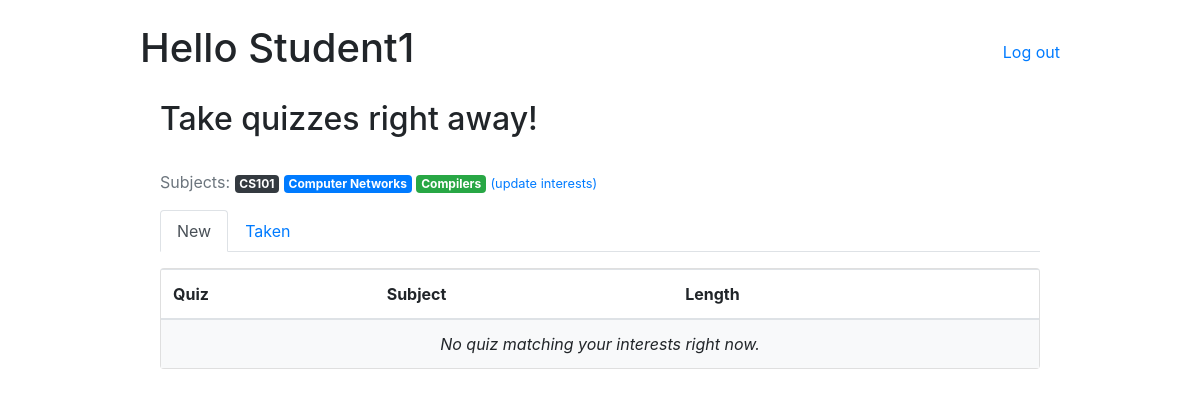
/students/ (signed in), run on the app's committed database.
### Quiz/models.py (models this page shows, shortened)
class User(AbstractUser):
    is_student = models.BooleanField(default=False)
    is_teacher = models.BooleanField(default=False)

class Subject(models.Model):
    name = models.CharField(max_length=30)
    color = models.CharField(max_length=7, default='#007bff')
    def get_html_badge(self):
        name = escape(self.name)
        color = escape(self.color)
        html = '<span class="badge badge-primary" style="background-color: %s">%s</span>' % (color, name)
        return mark_safe(html)

### Quiz/views.py (the view)
# urls.py: path('', views.StudentQuizListView.as_view(), name='quiz_list'),
@method_decorator([login_required, student_required], name='dispatch')
class StudentQuizListView(ListView):
    model = Quiz
    ordering = ('name', )
    context_object_name = 'quizzes'
    template_name = 'students/quiz_list.html'
    def get_queryset(self):
        student = self.request.user.student
        student_interests = student.interests.values_list('pk', flat=True)
        taken_quizzes = student.quizzes.values_list('pk', flat=True)
        queryset = Quiz.objects.filter(subject__in=student_interests) \
            .exclude(pk__in=taken_quizzes) \
            .annotate(questions_count=Count('questions')) \
            .filter(questions_count__gt=0)
        return queryset

### Quiz/utils.py (called while the page is built)
def student_required(function=None, redirect_field_name=REDIRECT_FIELD_NAME, login_url='login'):
    actual_decorator = user_passes_test(
        lambda u: u.is_active and u.is_student,
        login_url=login_url,
        redirect_field_name=redirect_field_name
    )
    if function:
        return actual_decorator(function)
    return actual_decorator

### Quiz/templates/students/quiz_list.html
{% extends 'base.html' %}
{% block content %}
  {% include 'students/_header.html' with active='new' %}
  <div class="card">
    <table class="table mb-0">
      <thead>
        <tr>
          <th>Quiz</th>
          <th>Subject</th>
          <th>Length</th>
          <th></th>
        </tr>
      </thead>
      <tbody>
        {% for quiz in quizzes %}
          <tr>
            <td class="align-middle">{{ quiz.name }}</td>
            <td class="align-middle">{{ quiz.subject.get_html_badge }}</td>
            <td class="align-middle">{{ quiz.questions_count }} questions</td>
            <td class="text-right">
              <a href="{% url 'students:take_quiz' quiz.pk %}" class="btn btn-primary">Start quiz</a>
            </td>
          </tr>
        {% empty %}
          <tr>
            <td class="bg-light text-center font-italic" colspan="4">No quiz matching your interests right now.</td>
          </tr>
        {% endfor %}
      </tbody>
    </table>
  </div>
{% endblock %}

### templates/base.html (shortened to what this page needs)
<!doctype html>
<html lang="en">
  <head>
    <link rel="stylesheet" href="https://maxcdn.bootstrapcdn.com/bootstrap/4.0.0/css/bootstrap.min.css">
  </head>
  <body>
    <div class="container my-4">
      <div class="row justify-content-center">
        <div class="col-md-10 col-sm-12">
          <div class="row">
            <div class="col-6">
              <h1 class="logo">
                {% if user.is_authenticated %}
                  <span>Hello {{ user.username }}</span>
                {% else %}
                    <span>Demo Quiz App</span>
                {% endif %}
              </h1>
            </div>
            <div class="col-6 text-right">
              {% if user.is_authenticated %}
                <p class="pt-3"><a href="{% url 'logout' %}">Log out</a></p>
              {% else %}
                <a href="{% url 'login' %}" class="btn btn-light" role="button">Log in</a>
                <a href="{% url 'signup' %}" class="btn btn-primary" role="button">Sign up</a>
              {% endif %}
            </div>
          </div>
          <div class="card-body">
            {% block content %}
            {% endblock %}
          </div>
        </div>
      </div>
    </div>
  </body>
</html>

### Quiz/templates/students/_header.html
<h2>Take quizzes right away!</h2>
<br>
<p class="text-muted">
  Subjects:{% for subject in user.student.interests.all %} {{ subject.get_html_badge }}{% endfor %}
  <a href="{% url 'students:student_interests' %}"><small>(update interests)</small></a>
</p>
<ul class="nav nav-tabs mb-3">
  <li class="nav-item">
    <a class="nav-link{% if active == 'new' %} active{% endif %}" href="{% url 'students:quiz_list' %}">New</a>
  </li>
  <li class="nav-item">
    <a class="nav-link{% if active == 'taken' %} active{% endif %}" href="{% url 'students:taken_quiz_list' %}">Taken</a>
  </li>
</ul>

### data on the page
User: username "Student1"
Subject: get_html_badge "CS101"
Subject: get_html_badge "Computer Networks"
Subject: get_html_badge "Compilers"
